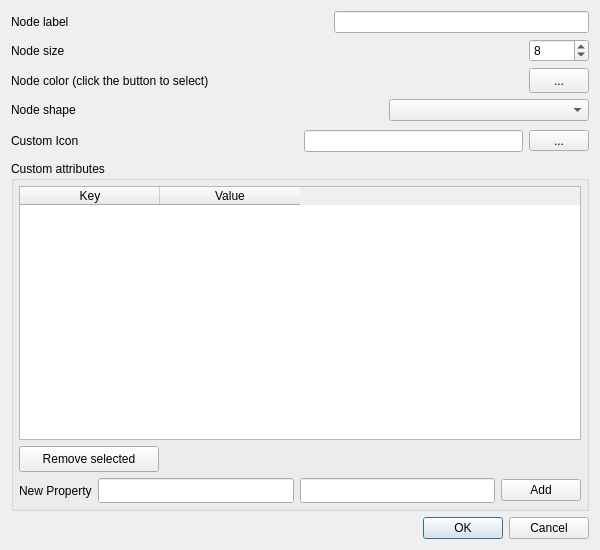
<?xml version="1.0" encoding="UTF-8"?>
<ui version="4.0">
 <class>DialogNodeEdit</class>
 <widget class="QDialog" name="DialogNodeEdit">
  <property name="geometry">
   <rect>
    <x>0</x>
    <y>0</y>
    <width>600</width>
    <height>550</height>
   </rect>
  </property>
  <property name="minimumSize">
   <size>
    <width>600</width>
    <height>550</height>
   </size>
  </property>
  <property name="windowTitle">
   <string>Node Properties</string>
  </property>
  <layout class="QGridLayout" name="gridLayout_2">
   <item row="3" column="0">
    <layout class="QHBoxLayout" name="horizontalLayout_5">
     <item>
      <widget class="QLabel" name="label_5">
       <property name="text">
        <string>Node shape</string>
       </property>
      </widget>
     </item>
     <item>
      <spacer name="horizontalSpacer_4">
       <property name="font">
        <font>
         <family>Liberation Sans</family>
         <pointsize>13</pointsize>
        </font>
       </property>
       <property name="orientation">
        <enum>Qt::Orientation::Horizontal</enum>
       </property>
       <property name="sizeType">
        <enum>QSizePolicy::Policy::MinimumExpanding</enum>
       </property>
       <property name="sizeHint" stdset="0">
        <size>
         <width>40</width>
         <height>20</height>
        </size>
       </property>
      </spacer>
     </item>
     <item>
      <widget class="QComboBox" name="nodeShapeComboBox">
       <property name="minimumSize">
        <size>
         <width>200</width>
         <height>0</height>
        </size>
       </property>
       <property name="maximumSize">
        <size>
         <width>300</width>
         <height>16777215</height>
        </size>
       </property>
       <property name="toolTip">
        <string>&lt;html&gt;&lt;head/&gt;&lt;body&gt;&lt;p&gt;Select a node shape. &lt;/p&gt;&lt;p&gt;If you select &amp;quot;Icon&amp;quot; then you must click on the custom icon button (below) to select the desired icon file from your filesystem. &lt;/p&gt;&lt;/body&gt;&lt;/html&gt;</string>
       </property>
      </widget>
     </item>
    </layout>
   </item>
   <item row="4" column="0">
    <layout class="QHBoxLayout" name="horizontalLayout_25">
     <item>
      <widget class="QLabel" name="label_24">
       <property name="toolTip">
        <string>&lt;html&gt;&lt;head/&gt;&lt;body&gt;&lt;p&gt;&lt;span style=&quot; font-weight:600;&quot;&gt;Background image&lt;/span&gt;&lt;/p&gt;&lt;p&gt;Click the button on the right to select a new background image.&lt;/p&gt;&lt;p&gt;If the file does not exist, the default background color will be used.&lt;/p&gt;&lt;p&gt;This is a permanent setting. Once you press OK, it will be saved and will be the default of the application every time you run SocNetV - until you change it again.&lt;/p&gt;&lt;p&gt;&lt;br/&gt;&lt;/p&gt;&lt;/body&gt;&lt;/html&gt;</string>
       </property>
       <property name="text">
        <string>Custom Icon</string>
       </property>
      </widget>
     </item>
     <item>
      <spacer name="horizontalSpacer_24">
       <property name="font">
        <font>
         <family>Liberation Sans</family>
         <pointsize>13</pointsize>
        </font>
       </property>
       <property name="orientation">
        <enum>Qt::Orientation::Horizontal</enum>
       </property>
       <property name="sizeHint" stdset="0">
        <size>
         <width>30</width>
         <height>28</height>
        </size>
       </property>
      </spacer>
     </item>
     <item>
      <widget class="QLineEdit" name="nodeIconSelectEdit">
       <property name="minimumSize">
        <size>
         <width>200</width>
         <height>0</height>
        </size>
       </property>
       <property name="toolTip">
        <string>&lt;html&gt;&lt;head/&gt;&lt;body&gt;&lt;p&gt;&lt;span style=&quot; font-weight:600;&quot;&gt;Custom Icon &lt;/span&gt;&lt;/p&gt;&lt;p&gt;This box only shows the path of the selected custom icon file for all network nodes. If it is empty, it means you have not selected any image yet.&lt;/p&gt;&lt;p&gt;Click the button on the right to select a new image to be used as custom icon in all the nodes of the network.&lt;/p&gt;&lt;p&gt;Valid icons are images: JPG, PNG, JPEG, SVG etc.&lt;/p&gt;&lt;p&gt;This is a permanent setting. Once you press OK, it will be saved and will be the default of the application every time you run SocNetV - until you change it again.&lt;/p&gt;&lt;p&gt;&lt;br/&gt;&lt;/p&gt;&lt;/body&gt;&lt;/html&gt;</string>
       </property>
       <property name="whatsThis">
        <string>&lt;html&gt;&lt;head/&gt;&lt;body&gt;&lt;p&gt;&lt;span style=&quot; font-weight:600;&quot;&gt;Background image&lt;/span&gt;&lt;/p&gt;&lt;p&gt;This is the path of the default background image. &lt;/p&gt;&lt;p&gt;Click the button on the right to select a new background image.&lt;/p&gt;&lt;p&gt;This is a permanent setting, it will be the default of the application every time you run SocNetV. If the file does not exist, the default background color will be used.&lt;/p&gt;&lt;/body&gt;&lt;/html&gt;</string>
       </property>
      </widget>
     </item>
     <item>
      <widget class="QToolButton" name="nodeIconSelectButton">
       <property name="sizePolicy">
        <sizepolicy hsizetype="Fixed" vsizetype="Fixed">
         <horstretch>0</horstretch>
         <verstretch>0</verstretch>
        </sizepolicy>
       </property>
       <property name="minimumSize">
        <size>
         <width>60</width>
         <height>0</height>
        </size>
       </property>
       <property name="toolTip">
        <string>&lt;html&gt;&lt;head/&gt;&lt;body&gt;&lt;p&gt;&lt;span style=&quot; font-weight:600;&quot;&gt;Custom Icon &lt;/span&gt;&lt;/p&gt;&lt;p&gt;Click this button to select a new custom icon for all nodes of the network. &lt;/p&gt;&lt;p&gt;Valid icons are images: JPG, PNG, JPEG, SVG etc.&lt;/p&gt;&lt;p&gt;If you don't select an image file, you must select one of the default shapes from the Node Shape menu above. &lt;/p&gt;&lt;p&gt;This is a permanent setting. Once you press OK, it will be saved and will be the default of the application every time you run SocNetV - until you change it again.&lt;/p&gt;&lt;p&gt;&lt;br/&gt;&lt;/p&gt;&lt;/body&gt;&lt;/html&gt;</string>
       </property>
       <property name="whatsThis">
        <string>&lt;html&gt;&lt;head/&gt;&lt;body&gt;&lt;p&gt;&lt;span style=&quot; font-weight:600;&quot;&gt;Background image&lt;/span&gt;&lt;/p&gt;&lt;p&gt;Click this button to select a new background image.&lt;/p&gt;&lt;p&gt;This is a permanent setting, it will be the default of the application every time you run SocNetV. If the file does not exist, the default background color will be used.&lt;/p&gt;&lt;/body&gt;&lt;/html&gt;</string>
       </property>
       <property name="text">
        <string>...</string>
       </property>
      </widget>
     </item>
    </layout>
   </item>
   <item row="6" column="0">
    <widget class="QDialogButtonBox" name="buttonBox">
     <property name="orientation">
      <enum>Qt::Orientation::Horizontal</enum>
     </property>
     <property name="standardButtons">
      <set>QDialogButtonBox::StandardButton::Cancel|QDialogButtonBox::StandardButton::Ok</set>
     </property>
    </widget>
   </item>
   <item row="2" column="0">
    <layout class="QHBoxLayout" name="horizontalLayout_4">
     <item>
      <widget class="QLabel" name="label_4">
       <property name="text">
        <string>Node color (click the button to select)</string>
       </property>
      </widget>
     </item>
     <item>
      <spacer name="horizontalSpacer_3">
       <property name="font">
        <font>
         <family>Liberation Sans</family>
         <pointsize>13</pointsize>
        </font>
       </property>
       <property name="orientation">
        <enum>Qt::Orientation::Horizontal</enum>
       </property>
       <property name="sizeHint" stdset="0">
        <size>
         <width>40</width>
         <height>20</height>
        </size>
       </property>
      </spacer>
     </item>
     <item>
      <widget class="QToolButton" name="colorButton">
       <property name="minimumSize">
        <size>
         <width>60</width>
         <height>25</height>
        </size>
       </property>
       <property name="text">
        <string>...</string>
       </property>
       <property name="iconSize">
        <size>
         <width>60</width>
         <height>20</height>
        </size>
       </property>
      </widget>
     </item>
    </layout>
   </item>
   <item row="5" column="0">
    <widget class="QGroupBox" name="groupBox">
     <property name="title">
      <string>Custom attributes</string>
     </property>
     <layout class="QGridLayout" name="gridLayout">
      <property name="leftMargin">
       <number>5</number>
      </property>
      <property name="topMargin">
       <number>5</number>
      </property>
      <property name="rightMargin">
       <number>5</number>
      </property>
      <property name="bottomMargin">
       <number>5</number>
      </property>
      <item row="1" column="0">
       <layout class="QHBoxLayout" name="horizontalLayout_3">
        <item>
         <widget class="QPushButton" name="removePropertyBtn">
          <property name="sizePolicy">
           <sizepolicy hsizetype="Fixed" vsizetype="Fixed">
            <horstretch>0</horstretch>
            <verstretch>0</verstretch>
           </sizepolicy>
          </property>
          <property name="minimumSize">
           <size>
            <width>140</width>
            <height>26</height>
           </size>
          </property>
          <property name="toolTip">
           <string>&lt;html&gt;&lt;head/&gt;&lt;body&gt;&lt;p&gt;Click to remove the selected key-value attribute (you should have already clicked one!).&lt;/p&gt;&lt;/body&gt;&lt;/html&gt;</string>
          </property>
          <property name="text">
           <string>Remove selected</string>
          </property>
         </widget>
        </item>
        <item>
         <spacer name="horizontalSpacer_2">
          <property name="orientation">
           <enum>Qt::Orientation::Horizontal</enum>
          </property>
          <property name="sizeHint" stdset="0">
           <size>
            <width>40</width>
            <height>20</height>
           </size>
          </property>
         </spacer>
        </item>
       </layout>
      </item>
      <item row="2" column="0">
       <layout class="QGridLayout" name="gridLayout_3">
        <item row="0" column="1">
         <widget class="QLineEdit" name="keyLineEdit">
          <property name="sizePolicy">
           <sizepolicy hsizetype="MinimumExpanding" vsizetype="Fixed">
            <horstretch>0</horstretch>
            <verstretch>0</verstretch>
           </sizepolicy>
          </property>
          <property name="minimumSize">
           <size>
            <width>0</width>
            <height>25</height>
           </size>
          </property>
          <property name="toolTip">
           <string>&lt;html&gt;&lt;head/&gt;&lt;body&gt;&lt;p&gt;Enter the key of the attribute, i.e. age or birthdate.&lt;/p&gt;&lt;/body&gt;&lt;/html&gt;</string>
          </property>
          <property name="statusTip">
           <string>Enter key</string>
          </property>
         </widget>
        </item>
        <item row="0" column="0">
         <widget class="QLabel" name="label_6">
          <property name="text">
           <string>New Property</string>
          </property>
         </widget>
        </item>
        <item row="0" column="2">
         <widget class="QLineEdit" name="valueLineEdit">
          <property name="sizePolicy">
           <sizepolicy hsizetype="MinimumExpanding" vsizetype="Fixed">
            <horstretch>0</horstretch>
            <verstretch>0</verstretch>
           </sizepolicy>
          </property>
          <property name="minimumSize">
           <size>
            <width>0</width>
            <height>25</height>
           </size>
          </property>
          <property name="toolTip">
           <string>&lt;html&gt;&lt;head/&gt;&lt;body&gt;&lt;p&gt;Enter the value of this attribute. &lt;/p&gt;&lt;p&gt;For example, if the key is 'age', then the value might be a number like 19. &lt;/p&gt;&lt;p&gt;Note: The value supports ISO 8601 dates, i.e. 2011-10-05T14:48:00.000Z&lt;/p&gt;&lt;p&gt;&lt;br/&gt;&lt;/p&gt;&lt;/body&gt;&lt;/html&gt;</string>
          </property>
          <property name="statusTip">
           <string>Enter value</string>
          </property>
          <property name="autoFillBackground">
           <bool>false</bool>
          </property>
         </widget>
        </item>
        <item row="0" column="3">
         <widget class="QPushButton" name="addPropertyBtn">
          <property name="text">
           <string>Add</string>
          </property>
         </widget>
        </item>
       </layout>
      </item>
      <item row="0" column="0">
       <widget class="QTableWidget" name="customAttributesTable">
        <property name="minimumSize">
         <size>
          <width>0</width>
          <height>72</height>
         </size>
        </property>
        <property name="toolTip">
         <string>&lt;html&gt;&lt;head/&gt;&lt;body&gt;&lt;p&gt;Shows the current custom attributes (metadata) of the node. Custom attributes are key-value pairs. &lt;/p&gt;&lt;p&gt;For example. you could add demographics, work years, age, time events, etc. &lt;/p&gt;&lt;/body&gt;&lt;/html&gt;</string>
        </property>
        <property name="gridStyle">
         <enum>Qt::PenStyle::DotLine</enum>
        </property>
        <property name="sortingEnabled">
         <bool>true</bool>
        </property>
        <attribute name="horizontalHeaderCascadingSectionResizes">
         <bool>false</bool>
        </attribute>
        <attribute name="horizontalHeaderMinimumSectionSize">
         <number>40</number>
        </attribute>
        <attribute name="horizontalHeaderDefaultSectionSize">
         <number>140</number>
        </attribute>
        <attribute name="horizontalHeaderShowSortIndicator" stdset="0">
         <bool>true</bool>
        </attribute>
        <attribute name="horizontalHeaderStretchLastSection">
         <bool>false</bool>
        </attribute>
        <attribute name="verticalHeaderShowSortIndicator" stdset="0">
         <bool>true</bool>
        </attribute>
        <attribute name="verticalHeaderStretchLastSection">
         <bool>false</bool>
        </attribute>
        <column>
         <property name="text">
          <string>Key</string>
         </property>
        </column>
        <column>
         <property name="text">
          <string>Value</string>
         </property>
        </column>
       </widget>
      </item>
     </layout>
    </widget>
   </item>
   <item row="1" column="0">
    <layout class="QHBoxLayout" name="horizontalLayout_2">
     <item>
      <widget class="QLabel" name="label_2">
       <property name="text">
        <string>Node size</string>
       </property>
      </widget>
     </item>
     <item>
      <spacer name="horizontalSpacer">
       <property name="font">
        <font>
         <family>Liberation Sans</family>
         <pointsize>13</pointsize>
        </font>
       </property>
       <property name="orientation">
        <enum>Qt::Orientation::Horizontal</enum>
       </property>
       <property name="sizeHint" stdset="0">
        <size>
         <width>40</width>
         <height>20</height>
        </size>
       </property>
      </spacer>
     </item>
     <item>
      <widget class="QSpinBox" name="sizeSpin">
       <property name="minimumSize">
        <size>
         <width>60</width>
         <height>0</height>
        </size>
       </property>
       <property name="toolTip">
        <string>&lt;html&gt;&lt;head/&gt;&lt;body&gt;&lt;p&gt;Set the size of the node. &lt;/p&gt;&lt;p&gt;&lt;br/&gt;&lt;/p&gt;&lt;p&gt;Default node size: 8&lt;/p&gt;&lt;/body&gt;&lt;/html&gt;</string>
       </property>
       <property name="value">
        <number>8</number>
       </property>
      </widget>
     </item>
    </layout>
   </item>
   <item row="0" column="0">
    <layout class="QHBoxLayout" name="horizontalLayout">
     <item>
      <widget class="QLabel" name="label">
       <property name="text">
        <string>Node label </string>
       </property>
      </widget>
     </item>
     <item>
      <spacer name="horizontalSpacer_5">
       <property name="font">
        <font>
         <family>Liberation Sans</family>
         <pointsize>13</pointsize>
        </font>
       </property>
       <property name="orientation">
        <enum>Qt::Orientation::Horizontal</enum>
       </property>
       <property name="sizeHint" stdset="0">
        <size>
         <width>20</width>
         <height>20</height>
        </size>
       </property>
      </spacer>
     </item>
     <item>
      <widget class="QLineEdit" name="labelEdit">
       <property name="minimumSize">
        <size>
         <width>200</width>
         <height>0</height>
        </size>
       </property>
       <property name="toolTip">
        <string>&lt;html&gt;&lt;head/&gt;&lt;body&gt;&lt;p&gt;Enter a node label. &lt;/p&gt;&lt;p&gt;If multiple nodes are selected, the label you define here will be set to all of them, along with a numerical suffix, i.e. if you enter &amp;quot;Jim&amp;quot;, then the selected actors will be labeled &amp;quot;Jim1&amp;quot;, &amp;quot;Jim2&amp;quot;, &amp;quot;Jim3&amp;quot; and so on. &lt;/p&gt;&lt;/body&gt;&lt;/html&gt;</string>
       </property>
      </widget>
     </item>
    </layout>
   </item>
  </layout>
 </widget>
 <resources/>
 <connections>
  <connection>
   <sender>buttonBox</sender>
   <signal>accepted()</signal>
   <receiver>DialogNodeEdit</receiver>
   <slot>accept()</slot>
   <hints>
    <hint type="sourcelabel">
     <x>233</x>
     <y>316</y>
    </hint>
    <hint type="destinationlabel">
     <x>157</x>
     <y>274</y>
    </hint>
   </hints>
  </connection>
  <connection>
   <sender>buttonBox</sender>
   <signal>rejected()</signal>
   <receiver>DialogNodeEdit</receiver>
   <slot>reject()</slot>
   <hints>
    <hint type="sourcelabel">
     <x>301</x>
     <y>322</y>
    </hint>
    <hint type="destinationlabel">
     <x>286</x>
     <y>274</y>
    </hint>
   </hints>
  </connection>
 </connections>
</ui>
